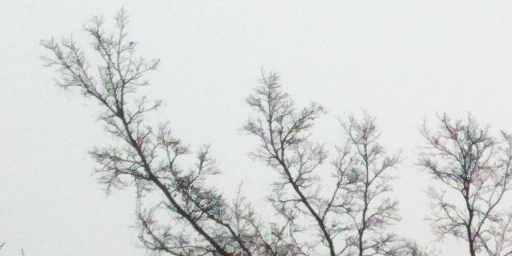
#> input picture Real-ESRGAN/inputs/00003.png, 512 x 256 px, found by its file name
$ python pd_mae_utils.py   (older library calls are emulated)
#> lines starting #> are read from the running program, lines starting #| are printed output that depends on the picture; after the words box and inside, x2 and y2 are one past the last pixel; in counts of white or black regions, pixels touching at a corner belong together
import cv2
import numpy as np
import os
from skimage.segmentation import slic

def compute_complexity_mask(image, degrade_ratio=0.75, patch_size=8):
    """Sobel-based complexity mask."""
    h, w, _ = image.shape
    grid_h, grid_w = h // patch_size, w // patch_size
    gray = cv2.cvtColor(image, cv2.COLOR_BGR2GRAY)
    grad_x = cv2.Sobel(gray, cv2.CV_64F, 1, 0, ksize=3)
    grad_y = cv2.Sobel(gray, cv2.CV_64F, 0, 1, ksize=3)
    complexity = np.sqrt(grad_x**2 + grad_y**2)
    patch_complexity = cv2.resize(complexity, (grid_w, grid_h), interpolation=cv2.INTER_AREA)
    threshold = np.percentile(patch_complexity, (1 - degrade_ratio) * 100)
    patch_mask = (patch_complexity > threshold).astype(np.float32)
    mask = cv2.resize(patch_mask, (w, h), interpolation=cv2.INTER_NEAREST)
    return mask

def compute_random_mask(image, degrade_ratio=0.75, patch_size=8):
    """Random patch mask."""
    h, w, _ = image.shape
    grid_h, grid_w = h // patch_size, w // patch_size
    patch_mask = np.random.rand(grid_h, grid_w) < degrade_ratio
    mask = cv2.resize(patch_mask.astype(np.float32), (w, h), interpolation=cv2.INTER_NEAREST)
    return mask

def compute_slic_mask(image, degrade_ratio=0.75, n_segments=100, compactness=10):
    """SLIC superpixel based complexity mask."""
    h, w, _ = image.shape
    segments = slic(image, n_segments=n_segments, compactness=compactness, start_label=1)

    # Compute complexity (gradient)
    gray = cv2.cvtColor(image, cv2.COLOR_BGR2GRAY)
    grad_x = cv2.Sobel(gray, cv2.CV_64F, 1, 0, ksize=3)
    grad_y = cv2.Sobel(gray, cv2.CV_64F, 0, 1, ksize=3)
    complexity = np.sqrt(grad_x**2 + grad_y**2)

    # Compute average complexity per segment
    segment_ids = np.unique(segments)
    seg_complexities = []
    for seg_id in segment_ids:
        seg_mask = (segments == seg_id)
        seg_complexities.append(np.mean(complexity[seg_mask]))

    seg_complexities = np.array(seg_complexities)
    threshold = np.percentile(seg_complexities, (1 - degrade_ratio) * 100)

    # Create mask based on high complexity segments
    high_complex_segs = segment_ids[seg_complexities > threshold]
    mask = np.isin(segments, high_complex_segs).astype(np.float32)

    return mask

if __name__ == "__main__":
    # Test script for comparison
    img_path = "Real-ESRGAN/inputs/00003.png"
    if os.path.exists(img_path):
        img = cv2.imread(img_path)
#> img is the input picture: shape (256, 512, 3); mean B, G, R 214.6, 215.5, 213.1
        img_vis = img.copy()

        mask_rand = compute_random_mask(img)
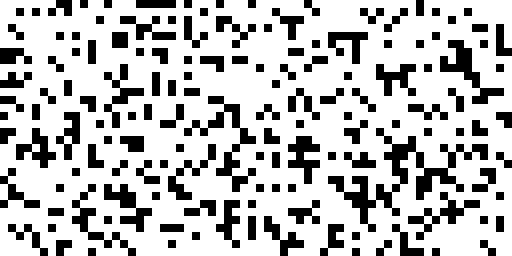
#> mask_rand: shape (256, 512) float32; values 0 (black) and 1 (white), 73.9% white; 141 black regions, largest, box (x1, y1, x2, y2) and area: (328, 128, 488, 232) 3520, (184, 96, 256, 192) 1600, (440, 40, 504, 104) 1216
        mask_grad = compute_complexity_mask(img)
#> in compute_complexity_mask, `threshold = np.percentile(patch_complexity, (1 - degrade_ratio) * 100)`: threshold = 7.4
#> in compute_complexity_mask, `patch_mask = (patch_complexity > threshold).astype(np.float32)`: patch_mask: shape (32, 64) float32; values 0 (black) and 1 (white), 75% white; black in thin lines or dots
#> in compute_complexity_mask, `mask = cv2.resize(patch_mask, (w, h), interpolation=cv2.INTER_NEAREST)`: mask: shape (256, 512) float32; values 0 (black) and 1 (white), 75% white; 31 black regions, largest, box (x1, y1, x2, y2) and area: (136, 0, 512, 144) 25216, (160, 80, 232, 144) 1792, (56, 112, 88, 136) 576
        mask_slic = compute_slic_mask(img)
#> in compute_slic_mask, `segments = slic(image, n_segments=n_segments, compactness=compactness,..`:
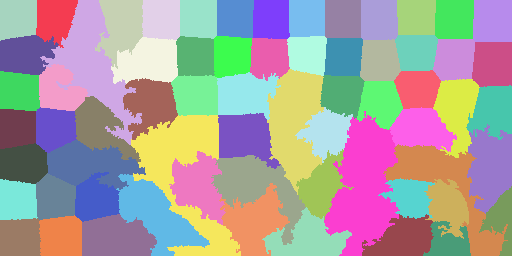
#> segments: shape (256, 512) int64; 65 distinct labels, from 1 to 65; one colour per label, 0 black
#> in compute_slic_mask, `segment_ids = np.unique(segments)`: segment_ids = 65 values from 1 to 65
#> the loop in compute_slic_mask, `for seg_id in segment_ids:` made 65 passes
#> after the loop in compute_slic_mask, `for seg_id in segment_ids:`: seg_complexities = 65 values, max 137.1 at index 49, min 6.03 at index 13, mean 38.16
#> in compute_slic_mask, `threshold = np.percentile(seg_complexities, (1 - degrade_ratio) * 100)`: threshold = 7.51
#> in compute_slic_mask, `high_complex_segs = segment_ids[seg_complexities > threshold]`: high_complex_segs = 48 values from 1 to 65
#> in compute_slic_mask, `mask = np.isin(segments, high_complex_segs).astype(np.float32)`: mask: shape (256, 512) float32; values 0 (black) and 1 (white), 81.5% white; 1 black region, box (x1, y1, x2, y2) and area: (180, 0, 512, 109) 24313

        def apply_mask_overlay(image, mask, color):
            overlay = image.copy()
            overlay[mask == 1] = overlay[mask == 1] * 0.5 + np.array(color) * 0.5
            return overlay

        res_rand = apply_mask_overlay(img, mask_rand, [255, 0, 0]) # Blue
        res_grad = apply_mask_overlay(img, mask_grad, [0, 0, 255]) # Red
        res_slic = apply_mask_overlay(img, mask_slic, [0, 255, 0]) # Green

        cv2.putText(res_rand, "Random Mask", (10, 30), cv2.FONT_HERSHEY_SIMPLEX, 1, (255, 0, 0), 2)
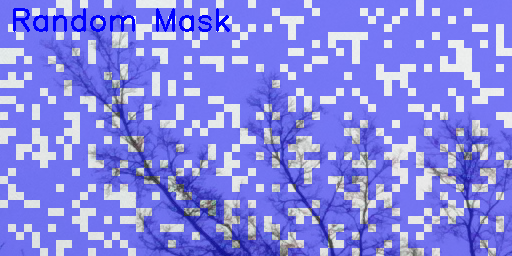
#> res_rand: shape (256, 512, 3); mean B, G, R 229.5, 133.9, 132.4
        cv2.putText(res_grad, "Gradient Mask", (10, 30), cv2.FONT_HERSHEY_SIMPLEX, 1, (0, 0, 255), 2)
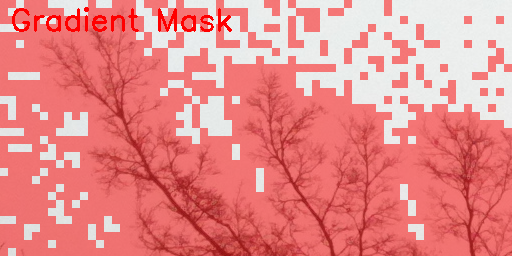
#> res_grad: shape (256, 512, 3); mean B, G, R 134.7, 135.3, 231.3
        cv2.putText(res_slic, "SLIC Mask", (10, 30), cv2.FONT_HERSHEY_SIMPLEX, 1, (0, 255, 0), 2)
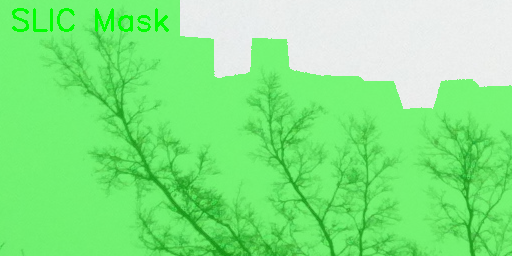
#> res_slic: shape (256, 512, 3); mean B, G, R 128.1, 233.5, 127.1

        top = np.hstack((img, res_rand))
        bottom = np.hstack((res_grad, res_slic))
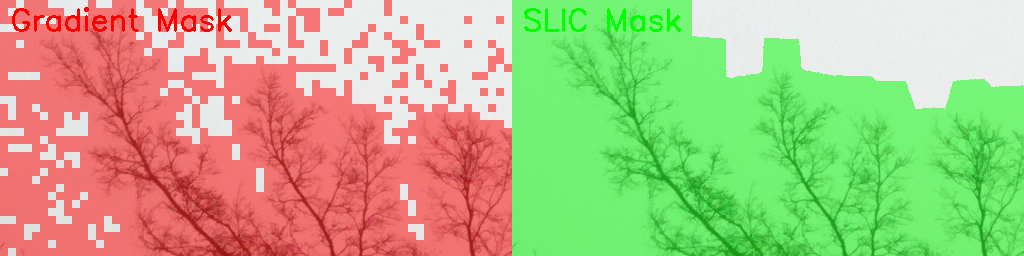
#> bottom: shape (256, 1024, 3); mean B, G, R 131.4, 184.4, 179.2
        combined = np.vstack((top, bottom))
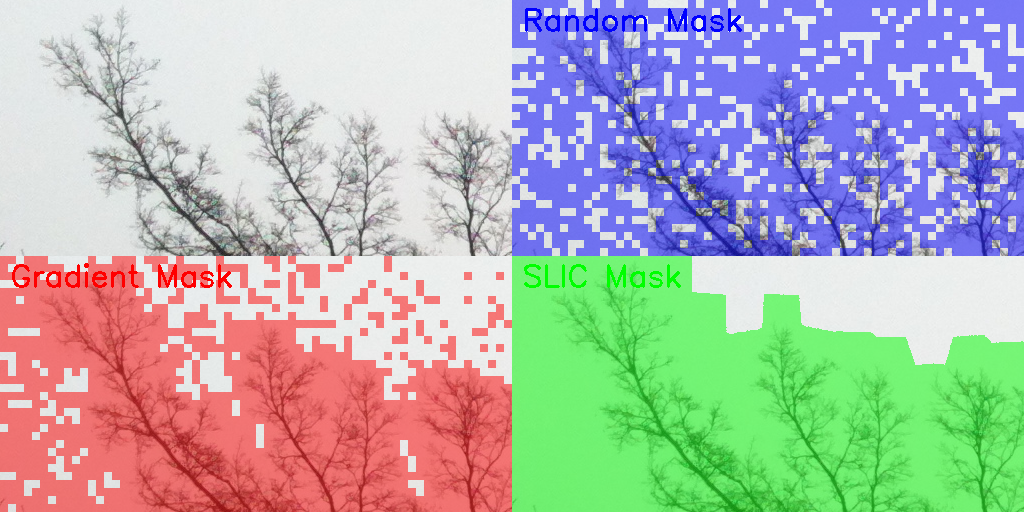
#> combined: shape (512, 1024, 3); mean B, G, R 176.7, 179.6, 176

        output_dir = "PD_MAE_SR/results/foundation"
        os.makedirs(output_dir, exist_ok=True)
        output_path = os.path.join(output_dir, "mask_comparison.png")
        cv2.imwrite(output_path, combined)
        print(f"Comparison visualization saved to {output_path}")
    else:
        print(f"File {img_path} not found.")

$ run again, with Real-ESRGAN/inputs/children-alpha.png copied over Real-ESRGAN/inputs/00003.png
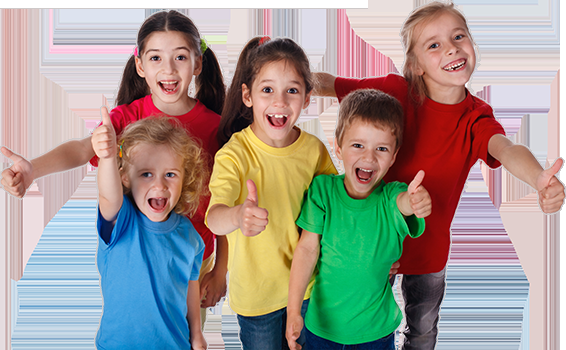
#> input picture Real-ESRGAN/inputs/children-alpha.png, 566 x 350 px, found by its file name
#> img is the input picture: shape (350, 566, 3); mean B, G, R 144.4, 151.5, 159.9
#> mask_rand: shape (350, 566) float32; values 0 (black) and 1 (white), 74% white; 188 black regions, largest, box (x1, y1, x2, y2) and area: (469, 114, 566, 261) 3864, (259, 90, 340, 253) 3009, (389, 237, 461, 350) 1944
#> in compute_complexity_mask, `threshold = np.percentile(patch_complexity, (1 - degrade_ratio) * 100)`: threshold = 30.08
#> patch_mask: shape (43, 70) float32; values 0 (black) and 1 (white), 75% white; 50 black regions (40 under 20 px), largest, box (x1, y1, x2, y2) and area: (45, 10, 58, 37) 114, (40, 24, 48, 42) 79, (29, 18, 39, 38) 73
#> in compute_slic_mask, `segments = slic(image, n_segments=n_segments, compactness=compactness,..`:
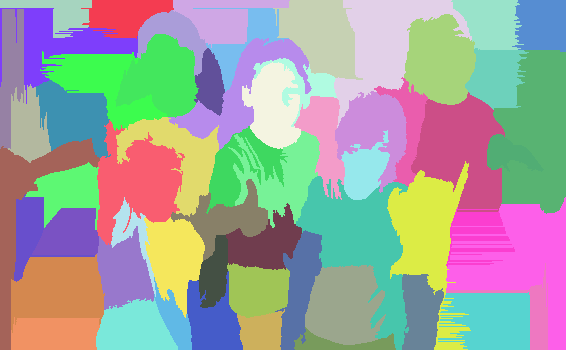
#> segments: shape (350, 566) int64; 59 distinct labels, from 1 to 59; one colour per label, 0 black
#> segment_ids = 59 values from 1 to 59
#> the loop in compute_slic_mask, `for seg_id in segment_ids:` made 59 passes
#> after the loop in compute_slic_mask, `for seg_id in segment_ids:`: seg_complexities = 59 values, max 127.6 at index 41, min 25.4 at index 55, mean 74.57
#> in compute_slic_mask, `threshold = np.percentile(seg_complexities, (1 - degrade_ratio) * 100)`: threshold = 54.89
#> high_complex_segs = 44 values from 4 to 59
#> res_rand: shape (350, 566, 3); mean B, G, R 185.8, 94.6, 99.8
#> res_grad: shape (350, 566, 3); mean B, G, R 89.3, 94.3, 195.9
#> res_slic: shape (350, 566, 3); mean B, G, R 89.5, 196.2, 96.1
#> `combined = np.vstack((top, bottom))`:
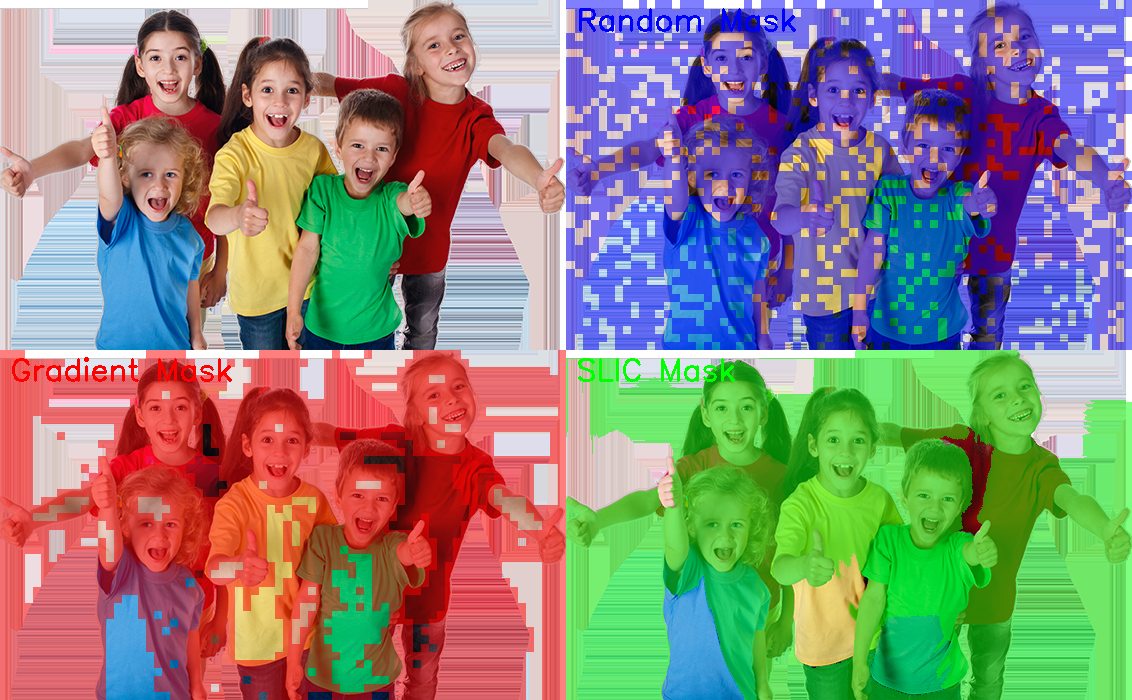
#> combined: shape (700, 1132, 3); mean B, G, R 127.3, 134.2, 137.9

$ run again, with Real-ESRGAN/inputs/tree_alpha_16bit.png copied over Real-ESRGAN/inputs/00003.png
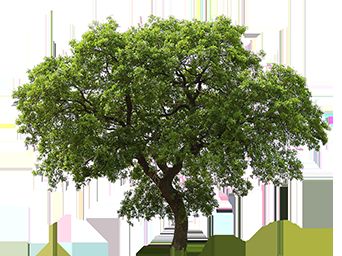
#> input picture Real-ESRGAN/inputs/tree_alpha_16bit.png, 342 x 256 px, found by its file name
#> img is the input picture: shape (256, 342, 3); mean B, G, R 135.4, 163.2, 156.8
#> mask_rand: shape (256, 342) float32; values 0 (black) and 1 (white), 74.5% white; 100 black regions, largest, box (x1, y1, x2, y2) and area: (0, 200, 82, 256) 1560, (171, 48, 261, 96) 1232, (245, 200, 302, 256) 1184
#> in compute_complexity_mask, `threshold = np.percentile(patch_complexity, (1 - degrade_ratio) * 100)`: threshold = 26.97
#> patch_mask: shape (32, 42) float32; values 0 (black) and 1 (white), 75% white; 23 black regions (19 under 20 px), largest, box (x1, y1, x2, y2) and area: (0, 0, 11, 21) 93, (38, 0, 42, 32) 71, (0, 22, 5, 30) 35, (35, 23, 40, 32) 28
#> in compute_slic_mask, `segments = slic(image, n_segments=n_segments, compactness=compactness,..`:
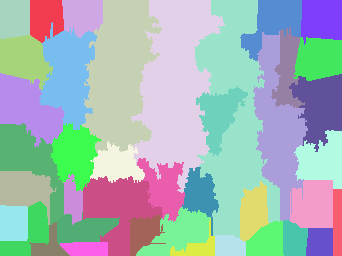
#> segments: shape (256, 342) int64; 40 distinct labels, from 1 to 40; one colour per label, 0 black
#> segment_ids = 40 values from 1 to 40
#> the loop in compute_slic_mask, `for seg_id in segment_ids:` made 40 passes
#> after the loop in compute_slic_mask, `for seg_id in segment_ids:`: seg_complexities = 40 values, max 211.9 at index 21, min 0.0746 at index 0, mean 94.21
#> in compute_slic_mask, `threshold = np.percentile(seg_complexities, (1 - degrade_ratio) * 100)`: threshold = 38.76
#> high_complex_segs = 30 values from 4 to 40
#> res_rand: shape (256, 342, 3); mean B, G, R 180.3, 99.8, 95.8
#> res_grad: shape (256, 342, 3); mean B, G, R 93, 108.1, 203.6
#> res_slic: shape (256, 342, 3); mean B, G, R 79.7, 207.7, 91.4
#> `combined = np.vstack((top, bottom))`:
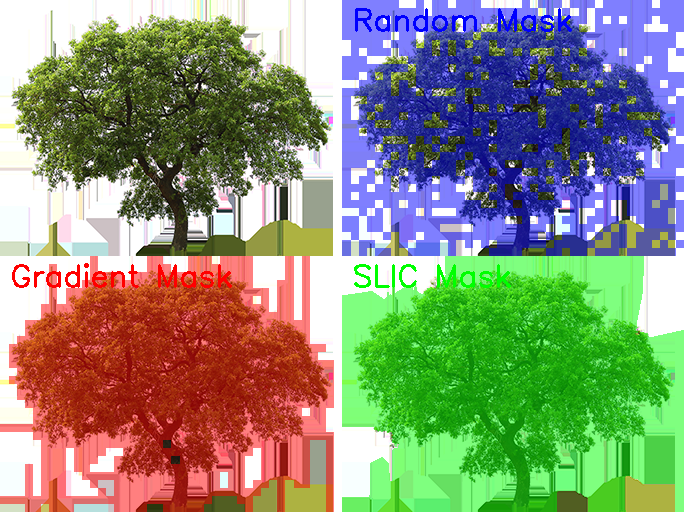
#> combined: shape (512, 684, 3); mean B, G, R 122.1, 144.7, 136.9
